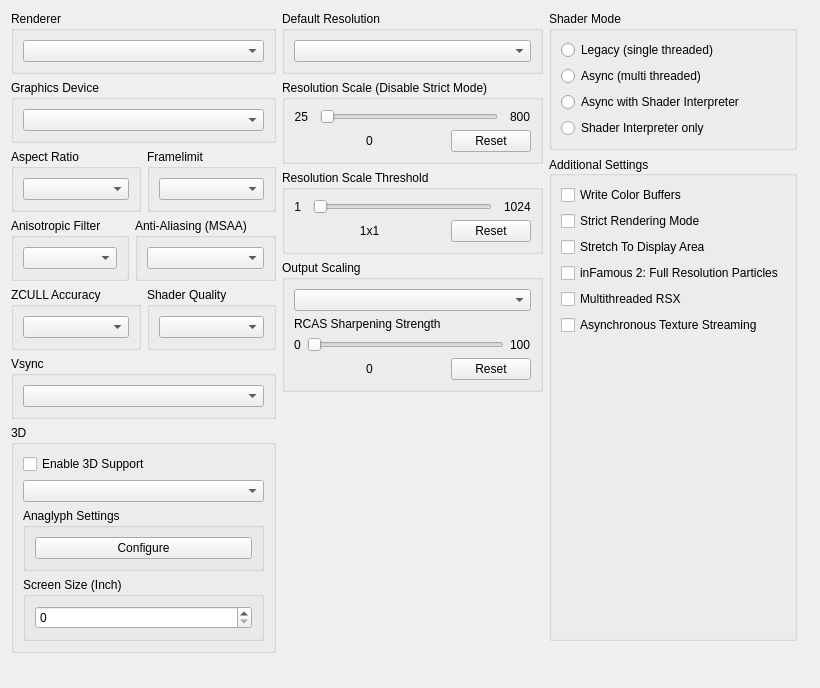
         <widget class="QWidget" name="gpuTabScrollContents">
          <property name="geometry">
           <rect>
            <x>0</x>
            <y>0</y>
            <width>820</width>
            <height>688</height>
           </rect>
          </property>
          <layout class="QVBoxLayout" name="gpuTabScrollContentsLayout">
           <item>
            <layout class="QHBoxLayout" name="gpuTabLayout" stretch="1,1,1">
             <item>
              <layout class="QVBoxLayout" name="gpuTabLayoutLeft">
               <item>
                <widget class="QGroupBox" name="gb_renderer">
                 <property name="title">
                  <string>Renderer</string>
                 </property>
                 <layout class="QVBoxLayout" name="gb_renderer_layout">
                  <item>
                   <widget class="QComboBox" name="renderBox"/>
                  </item>
                 </layout>
                </widget>
               </item>
               <item>
                <widget class="QGroupBox" name="gb_graphicsAdapter">
                 <property name="title">
                  <string>Graphics Device</string>
                 </property>
                 <layout class="QVBoxLayout" name="gb_graphicsAdapter_layout">
                  <item>
                   <widget class="QComboBox" name="graphicsAdapterBox"/>
                  </item>
                 </layout>
                </widget>
               </item>
               <item>
                <widget class="QWidget" name="widget_gpu_top" native="true">
                 <layout class="QHBoxLayout" name="widget_gpu_top_layout" stretch="1,1">
                  <property name="leftMargin">
                   <number>0</number>
                  </property>
                  <property name="topMargin">
                   <number>0</number>
                  </property>
                  <property name="rightMargin">
                   <number>0</number>
                  </property>
                  <property name="bottomMargin">
                   <number>0</number>
                  </property>
                  <item>
                   <widget class="QGroupBox" name="gb_aspectRatio">
                    <property name="title">
                     <string>Aspect Ratio</string>
                    </property>
                    <layout class="QVBoxLayout" name="gb_aspectRatio_layout">
                     <item>
                      <widget class="QComboBox" name="aspectBox"/>
                     </item>
                    </layout>
                   </widget>
                  </item>
                  <item>
                   <widget class="QGroupBox" name="gb_frameLimit">
                    <property name="title">
                     <string>Framelimit</string>
                    </property>
                    <layout class="QVBoxLayout" name="gb_frameLimit_layout">
                     <item>
                      <widget class="QComboBox" name="frameLimitBox"/>
                     </item>
                    </layout>
                   </widget>
                  </item>
                 </layout>
                </widget>
               </item>
               <item>
                <widget class="QWidget" name="widget_gpu_bottom" native="true">
                 <layout class="QHBoxLayout" name="widget_gpu_bottom_layout" stretch="1,1">
                  <property name="leftMargin">
                   <number>0</number>
                  </property>
                  <property name="topMargin">
                   <number>0</number>
                  </property>
                  <property name="rightMargin">
                   <number>0</number>
                  </property>
                  <property name="bottomMargin">
                   <number>0</number>
                  </property>
                  <item>
                   <widget class="QGroupBox" name="gb_anisotropicFilter">
                    <property name="title">
                     <string>Anisotropic Filter</string>
                    </property>
                    <layout class="QVBoxLayout" name="gb_anisotropicFilter_layout">
                     <item>
                      <widget class="QComboBox" name="anisotropicFilterOverride"/>
                     </item>
                    </layout>
                   </widget>
                  </item>
                  <item>
                   <widget class="QGroupBox" name="gb_antiAliasing">
                    <property name="title">
                     <string>Anti-Aliasing (MSAA)</string>
                    </property>
                    <layout class="QVBoxLayout" name="gb_antiAliasing_layout">
                     <item>
                      <widget class="QComboBox" name="antiAliasing"/>
                     </item>
                    </layout>
                   </widget>
                  </item>
                 </layout>
                </widget>
               </item>
               <item>
                <widget class="QWidget" name="widget_gpu_3" native="true">
                 <layout class="QHBoxLayout" name="widget_gpu_3_layout" stretch="1,1">
                  <property name="leftMargin">
                   <number>0</number>
                  </property>
                  <property name="topMargin">
                   <number>0</number>
                  </property>
                  <property name="rightMargin">
                   <number>0</number>
                  </property>
                  <property name="bottomMargin">
                   <number>0</number>
                  </property>
                  <item>
                   <widget class="QGroupBox" name="gbZCULL">
                    <property name="title">
                     <string>ZCULL Accuracy</string>
                    </property>
                    <layout class="QVBoxLayout" name="gbZCULL_layout">
                     <item>
                      <widget class="QComboBox" name="zcullPrecisionMode"/>
                     </item>
                    </layout>
                   </widget>
                  </item>
                  <item>
                   <widget class="QGroupBox" name="gbShaderPrecision">
                    <property name="title">
                     <string>Shader Quality</string>
                    </property>
                    <layout class="QVBoxLayout" name="gbShaderPrecision_layout">
                     <item>
                      <widget class="QComboBox" name="shaderPrecision"/>
                     </item>
                    </layout>
                   </widget>
                  </item>
                 </layout>
                </widget>
               </item>
               <item>
                <widget class="QWidget" name="widget_gpu_4" native="true">
                 <layout class="QHBoxLayout" name="widget_gpu_4_layout" stretch="1">
                  <property name="leftMargin">
                   <number>0</number>
                  </property>
                  <property name="topMargin">
                   <number>0</number>
                  </property>
                  <property name="rightMargin">
                   <number>0</number>
                  </property>
                  <property name="bottomMargin">
                   <number>0</number>
                  </property>
                  <item>
                   <widget class="QGroupBox" name="gbVsync">
                    <property name="title">
                     <string>Vsync</string>
                    </property>
                    <layout class="QVBoxLayout" name="gbVsync_layout">
                     <item>
                      <widget class="QComboBox" name="vsyncMode"/>
                     </item>
                    </layout>
                   </widget>
                  </item>
                 </layout>
                </widget>
               </item>
               <item>
                <widget class="QGroupBox" name="gb_stereo">
                 <property name="title">
                  <string>3D</string>
                 </property>
                 <layout class="QVBoxLayout" name="gb_stereo_layout">
                  <item>
                   <widget class="QCheckBox" name="stereoRenderEnabled">
                    <property name="text">
                     <string>Enable 3D Support</string>
                    </property>
                   </widget>
                  </item>
                  <item>
                   <widget class="QComboBox" name="stereoRenderMode"/>
                  </item>
                  <item>
                   <widget class="QGroupBox" name="gb_anaglyph_settings">
                    <property name="title">
                     <string>Anaglyph Settings</string>
                    </property>
                    <layout class="QHBoxLayout" name="layout_gb_anaglyph_settings">
                     <item>
                      <widget class="QPushButton" name="pb_anaglyph_settings">
                       <property name="text">
                        <string>Configure</string>
                       </property>
                      </widget>
                     </item>
                    </layout>
                   </widget>
                  </item>
                  <item>
                   <widget class="QGroupBox" name="gb_screen_size">
                    <property name="title">
                     <string>Screen Size (Inch)</string>
                    </property>
                    <layout class="QVBoxLayout" name="layout_gb_screen_size">
                     <item>
                      <widget class="QSpinBox" name="sb_screen_size"/>
                     </item>
                    </layout>
                   </widget>
                  </item>
                 </layout>
                </widget>
               </item>
               <item>
                <spacer name="gpu_tab_layout_right_spacer">
                 <property name="orientation">
                  <enum>Qt::Orientation::Vertical</enum>
                 </property>
                 <property name="sizeType">
                  <enum>QSizePolicy::Policy::MinimumExpanding</enum>
                 </property>
                 <property name="sizeHint" stdset="0">
                  <size>
                   <width>0</width>
                   <height>0</height>
                  </size>
                 </property>
                </spacer>
               </item>
              </layout>
             </item>
             <item>
              <layout class="QVBoxLayout" name="gpuTabLayoutMiddle">
               <item>
                <widget class="QGroupBox" name="gb_default_resolution">
                 <property name="title">
                  <string>Default Resolution</string>
                 </property>
                 <layout class="QVBoxLayout" name="gb_default_resolution_layout">
                  <item>
                   <widget class="QComboBox" name="resBox"/>
                  </item>
                 </layout>
                </widget>
               </item>
               <item>
                <layout class="QVBoxLayout" name="layout_resolution_scale">
                 <property name="spacing">
                  <number>6</number>
                 </property>
                 <property name="leftMargin">
                  <number>0</number>
                 </property>
                 <item>
                  <widget class="QGroupBox" name="gb_resolutionScale">
                   <property name="title">
                    <string>Resolution Scale (Disable Strict Mode)</string>
                   </property>
                   <layout class="QVBoxLayout" name="gb_resolutionScale_layout">
                    <item>
                     <widget class="QWidget" name="resolutionScaleLayoutTop" native="true">
                      <layout class="QHBoxLayout" name="horizontalLayout_23" stretch="0,1,0">
                       <property name="spacing">
                        <number>12</number>
                       </property>
                       <property name="leftMargin">
                        <number>0</number>
                       </property>
                       <property name="topMargin">
                        <number>0</number>
                       </property>
                       <property name="rightMargin">
                        <number>0</number>
                       </property>
                       <property name="bottomMargin">
                        <number>0</number>
                       </property>
                       <item>
                        <widget class="QLabel" name="resolutionScaleMin">
                         <property name="text">
                          <string>25</string>
                         </property>
                         <property name="alignment">
                          <set>Qt::AlignmentFlag::AlignRight|Qt::AlignmentFlag::AlignTrailing|Qt::AlignmentFlag::AlignVCenter</set>
                         </property>
                        </widget>
                       </item>
                       <item>
                        <widget class="QSlider" name="resolutionScale">
                         <property name="orientation">
                          <enum>Qt::Orientation::Horizontal</enum>
                         </property>
                        </widget>
                       </item>
                       <item>
                        <widget class="QLabel" name="resolutionScaleMax">
                         <property name="text">
                          <string>800</string>
                         </property>
                        </widget>
                       </item>
                      </layout>
                     </widget>
                    </item>
                    <item>
                     <layout class="QHBoxLayout" name="resolutionScaleLayoutBottom" stretch="1,0">
                      <item>
                       <widget class="QLabel" name="resolutionScaleVal">
                        <property name="text">
                         <string>0</string>
                        </property>
                        <property name="alignment">
                         <set>Qt::AlignmentFlag::AlignCenter</set>
                        </property>
                       </widget>
                      </item>
                      <item>
                       <widget class="QPushButton" name="resolutionScaleReset">
                        <property name="text">
                         <string>Reset</string>
                        </property>
                       </widget>
                      </item>
                     </layout>
                    </item>
                   </layout>
                  </widget>
                 </item>
                 <item>
                  <widget class="QGroupBox" name="gb_minimumScalableDimension">
                   <property name="title">
                    <string>Resolution Scale Threshold</string>
                   </property>
                   <layout class="QVBoxLayout" name="gb_minimumScalableDimension_layout">
                    <item>
                     <layout class="QHBoxLayout" name="minimumScalableDimensionLayoutTop" stretch="0,1,0">
                      <property name="spacing">
                       <number>12</number>
                      </property>
                      <item>
                       <widget class="QLabel" name="minimumScalableDimensionMin">
                        <property name="text">
                         <string>1</string>
                        </property>
                        <property name="alignment">
                         <set>Qt::AlignmentFlag::AlignRight|Qt::AlignmentFlag::AlignTrailing|Qt::AlignmentFlag::AlignVCenter</set>
                        </property>
                       </widget>
                      </item>
                      <item>
                       <widget class="QSlider" name="minimumScalableDimension">
                        <property name="orientation">
                         <enum>Qt::Orientation::Horizontal</enum>
                        </property>
                       </widget>
                      </item>
                      <item>
                       <widget class="QLabel" name="minimumScalableDimensionMax">
                        <property name="text">
                         <string>1024</string>
                        </property>
                       </widget>
                      </item>
                     </layout>
                    </item>
                    <item>
                     <layout class="QHBoxLayout" name="minimumScalableDimensionLayoutBottom" stretch="1,0">
                      <item>
                       <widget class="QLabel" name="minimumScalableDimensionVal">
                        <property name="text">
                         <string>1x1</string>
                        </property>
                        <property name="alignment">
                         <set>Qt::AlignmentFlag::AlignCenter</set>
                        </property>
                       </widget>
                      </item>
                      <item>
                       <widget class="QPushButton" name="minimumScalableDimensionReset">
                        <property name="text">
                         <string>Reset</string>
                        </property>
                       </widget>
                      </item>
                     </layout>
                    </item>
                   </layout>
                  </widget>
                 </item>
                </layout>
               </item>
               <item>
                <widget class="QGroupBox" name="gb_outputScaling">
                 <property name="title">
                  <string>Output Scaling</string>
                 </property>
                 <layout class="QVBoxLayout" name="gb_Upscaling_layout">
                  <item>
                   <widget class="QComboBox" name="outputScalingMode"/>
                  </item>
                  <item>
                   <widget class="QWidget" name="fsrSharpeningStrengthWidget" native="true">
                    <layout class="QVBoxLayout" name="fsrSharpeningWidgetLayout">
                     <property name="leftMargin">
                      <number>0</number>
                     </property>
                     <property name="topMargin">
                      <number>0</number>
                     </property>
                     <property name="rightMargin">
                      <number>0</number>
                     </property>
                     <property name="bottomMargin">
                      <number>0</number>
                     </property>
                     <item>
                      <widget class="QLabel" name="fsrSharpeningStrengthLabel">
                       <property name="sizePolicy">
                        <sizepolicy hsizetype="Preferred" vsizetype="Preferred">
                         <horstretch>0</horstretch>
                         <verstretch>0</verstretch>
                        </sizepolicy>
                       </property>
                       <property name="text">
                        <string>RCAS Sharpening Strength</string>
                       </property>
                       <property name="alignment">
                        <set>Qt::AlignmentFlag::AlignBottom|Qt::AlignmentFlag::AlignLeading|Qt::AlignmentFlag::AlignLeft</set>
                       </property>
                       <property name="margin">
                        <number>1</number>
                       </property>
                      </widget>
                     </item>
                     <item>
                      <layout class="QHBoxLayout" name="fsrSharpeningLayoutTop">
                       <item>
                        <widget class="QLabel" name="minSharpeningVal">
                         <property name="text">
                          <string>0</string>
                         </property>
                        </widget>
                       </item>
                       <item>
                        <widget class="QSlider" name="fsrSharpeningStrength">
                         <property name="orientation">
                          <enum>Qt::Orientation::Horizontal</enum>
                         </property>
                        </widget>
                       </item>
                       <item>
                        <widget class="QLabel" name="maxSharpeningVal">
                         <property name="sizePolicy">
                          <sizepolicy hsizetype="Minimum" vsizetype="Preferred">
                           <horstretch>0</horstretch>
                           <verstretch>0</verstretch>
                          </sizepolicy>
                         </property>
                         <property name="text">
                          <string>100</string>
                         </property>
                        </widget>
                       </item>
                      </layout>
                     </item>
                     <item>
                      <layout class="QHBoxLayout" name="fsrSharpeningLayoutBottom" stretch="1,0">
                       <item>
                        <widget class="QLabel" name="fsrSharpeningStrengthVal">
                         <property name="text">
                          <string>0</string>
                         </property>
                         <property name="alignment">
                          <set>Qt::AlignmentFlag::AlignCenter</set>
                         </property>
                        </widget>
                       </item>
                       <item>
                        <widget class="QPushButton" name="fsrSharpeningStrengthReset">
                         <property name="text">
                          <string>Reset</string>
                         </property>
                        </widget>
                       </item>
                      </layout>
                     </item>
                    </layout>
                   </widget>
                  </item>
                 </layout>
                </widget>
               </item>
               <item>
                <spacer name="gpu_tab_layout_middle_spacer">
                 <property name="orientation">
                  <enum>Qt::Orientation::Vertical</enum>
                 </property>
                 <property name="sizeType">
                  <enum>QSizePolicy::Policy::MinimumExpanding</enum>
                 </property>
                 <property name="sizeHint" stdset="0">
                  <size>
                   <width>0</width>
                   <height>0</height>
                  </size>
                 </property>
                </spacer>
               </item>
              </layout>
             </item>
             <item>
              <layout class="QVBoxLayout" name="gpuTabLayoutRight">
               <property name="rightMargin">
                <number>12</number>
               </property>
               <property name="bottomMargin">
                <number>12</number>
               </property>
               <item>
                <widget class="QGroupBox" name="gb_shader_mode">
                 <property name="minimumSize">
                  <size>
                   <width>0</width>
                   <height>123</height>
                  </size>
                 </property>
                 <property name="title">
                  <string>Shader Mode</string>
                 </property>
                 <layout class="QVBoxLayout" name="verticalLayout">
                  <item>
                   <widget class="QRadioButton" name="rb_legacy_recompiler">
                    <property name="text">
                     <string notr="true">Legacy (single threaded)</string>
                    </property>
                   </widget>
                  </item>
                  <item>
                   <widget class="QRadioButton" name="rb_async_recompiler">
                    <property name="text">
                     <string notr="true">Async (multi threaded)</string>
                    </property>
                   </widget>
                  </item>
                  <item>
                   <widget class="QRadioButton" name="rb_async_with_shader_interpreter">
                    <property name="text">
                     <string notr="true">Async with Shader Interpreter</string>
                    </property>
                   </widget>
                  </item>
                  <item>
                   <widget class="QRadioButton" name="rb_shader_interpreter_only">
                    <property name="text">
                     <string notr="true">Shader Interpreter only</string>
                    </property>
                   </widget>
                  </item>
                 </layout>
                </widget>
               </item>
               <item>
                <widget class="QGroupBox" name="gb_additional_settings">
                 <property name="title">
                  <string>Additional Settings</string>
                 </property>
                 <property name="alignment">
                  <set>Qt::AlignmentFlag::AlignLeading|Qt::AlignmentFlag::AlignLeft|Qt::AlignmentFlag::AlignVCenter</set>
                 </property>
                 <layout class="QVBoxLayout" name="gb_additional_settings_layout">
                  <item>
                   <widget class="QCheckBox" name="dumpColor">
                    <property name="text">
                     <string>Write Color Buffers</string>
                    </property>
                   </widget>
                  </item>
                  <item>
                   <widget class="QCheckBox" name="strictModeRendering">
                    <property name="text">
                     <string>Strict Rendering Mode</string>
                    </property>
                   </widget>
                  </item>
                  <item>
                   <widget class="QCheckBox" name="stretchToDisplayArea">
                    <property name="text">
                     <string>Stretch To Display Area</string>
                    </property>
                   </widget>
                  </item>
                  <item>
                   <widget class="QCheckBox" name="infamous2FullResParticles">
                    <property name="text">
                     <string>inFamous 2: Full Resolution Particles</string>
                    </property>
                   </widget>
                  </item>
                  <item>
                   <widget class="QCheckBox" name="multithreadedRSX">
                    <property name="text">
                     <string>Multithreaded RSX</string>
                    </property>
                   </widget>
                  </item>
                  <item>
                   <widget class="QCheckBox" name="asyncTextureStreaming">
                    <property name="text">
                     <string>Asynchronous Texture Streaming</string>
                    </property>
                   </widget>
                  </item>
                  <item>
                   <spacer name="additional_settings_spacer">
                    <property name="orientation">
                     <enum>Qt::Orientation::Vertical</enum>
                    </property>
                    <property name="sizeType">
                     <enum>QSizePolicy::Policy::MinimumExpanding</enum>
                    </property>
                    <property name="sizeHint" stdset="0">
                     <size>
                      <width>0</width>
                      <height>0</height>
                     </size>
                    </property>
                   </spacer>
                  </item>
                 </layout>
                </widget>
               </item>
              </layout>
             </item>
            </layout>
           </item>
           <item>
            <spacer name="gpuTabSpacer">
             <property name="orientation">
              <enum>Qt::Orientation::Vertical</enum>
             </property>
             <property name="sizeType">
              <enum>QSizePolicy::Policy::MinimumExpanding</enum>
             </property>
             <property name="sizeHint" stdset="0">
              <size>
               <width>0</width>
               <height>0</height>
              </size>
             </property>
            </spacer>
           </item>
          </layout>
         </widget>
